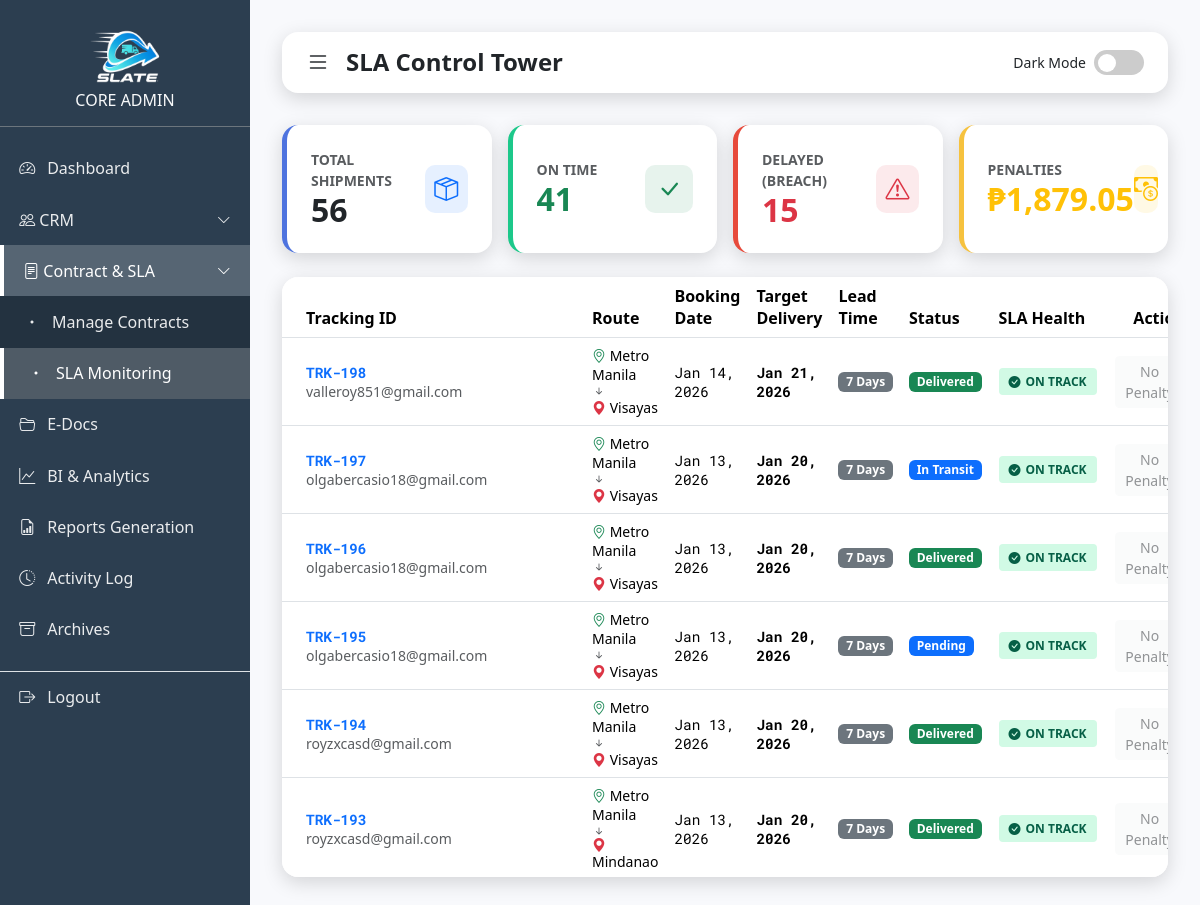
The app's page /admin_shipments.php (signed in) with its own data.
### tables this page shows
CREATE TABLE `shipments` (
  `id` int(11) NOT NULL,
  `contract_number` varchar(50) DEFAULT NULL,
  `user_id` int(11) NOT NULL,
  `sender_name` varchar(100) NOT NULL,
  `sender_contact` varchar(50) DEFAULT NULL,
  `receiver_name` varchar(100) NOT NULL,
  `receiver_contact` varchar(50) DEFAULT NULL,
  `origin_address` varchar(255) DEFAULT NULL,
  `destination_address` varchar(255) DEFAULT NULL,
  `specific_address` text DEFAULT NULL,
  `address` varchar(255) DEFAULT NULL,
  `weight` decimal(10,2) NOT NULL,
  `package_type` varchar(50) DEFAULT NULL,
  `package_description` text NOT NULL,
  `distance_km` decimal(10,2) DEFAULT 0.00,
  `price` decimal(10,2) DEFAULT 0.00,
  `sla_agreement` text DEFAULT NULL,
  `payment_method` varchar(50) DEFAULT 'Unspecified',
  `bank_name` varchar(50) DEFAULT NULL,
  `status` varchar(50) DEFAULT 'Pending',
  `sla_status` enum('Met','Breached','Pending') DEFAULT 'Pending',
  `proof_image` varchar(255) DEFAULT NULL,
  `created_at` timestamp NOT NULL DEFAULT current_timestamp(),
  `ip_address` varchar(45) DEFAULT NULL,
  `ai_estimated_time` varchar(100) DEFAULT 'Calculating...',
  `target_delivery_date` datetime DEFAULT NULL,
  `rating` int(11) DEFAULT 0,
  `feedback_text` text DEFAULT NULL,
  `destination_island` varchar(50) DEFAULT 'Luzon'
);

### admin_shipments.php (the view, shortened to what this page needs)
<?php
include("connection.php");
$query = "SELECT * FROM shipments ORDER BY created_at DESC";
$result = mysqli_query($conn, $query);
$rulesArr = [];
$rQ = mysqli_query($conn, "SELECT * FROM sla_policies WHERE contract_id = 0");
while($r = mysqli_fetch_assoc($rQ)) {
    $rulesArr[$r['origin_group']][$r['destination_group']] = $r['max_days'];
}
$total_ontime = 0;
?>
<!DOCTYPE html>
<html lang="en">
<head>
  <link href="https://cdn.jsdelivr.net/npm/bootstrap@5.3.3/dist/css/bootstrap.min.css" rel="stylesheet">
  <link href="https://cdn.jsdelivr.net/npm/bootstrap-icons@1.11.3/font/bootstrap-icons.css" rel="stylesheet">
</head>
<body>
  <div class="sidebar" id="sidebar">
    <div>
      <div class="text-center p-3 border-bottom border-secondary">
        <img src="Remorig.png" alt="Logo" style="width: 100px;">
        <h6 class="mt-2 mb-0 text-light">CORE ADMIN</h6>
      </div>
      <nav class="mt-3">
        <a href="admin.php"><i class="bi bi-speedometer2"></i> Dashboard</a>
        <a href="#crmSubmenu" data-bs-toggle="collapse" class="d-flex justify-content-between">
            <span><i class="bi bi-people"></i> CRM</span><i class="bi bi-chevron-down small"></i>
        </a>
        <a href="#csmSubmenu" data-bs-toggle="collapse" class="d-flex justify-content-between active" aria-expanded="true">
            <span><i class="bi bi-file-text"></i> Contract & SLA</span><i class="bi bi-chevron-down small"></i>
        </a>
        <div class="collapse show" id="csmSubmenu" style="background: rgba(0,0,0,0.2);">
            <a href="admin_contracts.php" class="ps-4"><i class="bi bi-dot"></i> Manage Contracts</a>
            <a href="Admin_shipments.php" class="ps-4 active"><i class="bi bi-dot"></i> SLA Monitoring</a>
        </div>
        <a href="E-Doc.php"><i class="bi bi-folder2-open"></i> E-Docs</a>
        <a href="BIFA.php"><i class="bi bi-graph-up"></i> BI & Analytics</a>
        <a href="admin_reports.php"><i class="bi bi-file-earmark-bar-graph"></i> Reports Generation</a>
        <a href="activity-log.php"><i class="bi bi-clock-history"></i> Activity Log</a>
        <a href="Archive.php"><i class="bi bi-archive"></i> Archives</a>
        <a href="logout.php" class="border-top mt-3"><i class="bi bi-box-arrow-right"></i> Logout</a>
      </nav>
    </div>
  </div>
  <div class="content" id="mainContent">
    <div class="header">
      <div class="d-flex align-items-center gap-3">
        <i class="bi bi-list fs-4" id="hamburger" style="cursor: pointer;"></i>
        <h4 class="fw-bold mb-0">SLA Control Tower</h4>
      </div>
      <div class="d-flex align-items-center gap-2">
        <small>Dark Mode</small>
        <label class="theme-switch">
          <input type="checkbox" id="adminThemeToggle"><span class="slider"></span>
        </label>
      </div>
    </div>
    <div class="row g-3 mb-4">
        <div class="col-md-3">
            <div class="kpi-card" style="border-left-color: #4e73df;">
                <div>
                    <small class="text-muted fw-bold">TOTAL SHIPMENTS</small>
                    <h2 class="fw-bold m-0" id="kpi-total">0</h2>
                </div>
                <div class="kpi-icon bg-primary bg-opacity-10 text-primary"><i class="bi bi-box-seam"></i></div>
            </div>
        </div>
        <div class="col-md-3">
            <div class="kpi-card" style="border-left-color: #1cc88a;">
                <div>
                    <small class="text-muted fw-bold">ON TIME</small>
                    <h2 class="fw-bold m-0 text-success" id="kpi-ontime">0</h2>
                </div>
                <div class="kpi-icon bg-success bg-opacity-10 text-success"><i class="bi bi-check-lg"></i></div>
            </div>
        </div>
        <div class="col-md-3">
            <div class="kpi-card" style="border-left-color: #e74a3b;">
                <div>
                    <small class="text-muted fw-bold">DELAYED (BREACH)</small>
                    <h2 class="fw-bold m-0 text-danger" id="kpi-delayed">0</h2>
                </div>
                <div class="kpi-icon bg-danger bg-opacity-10 text-danger"><i class="bi bi-exclamation-triangle"></i></div>
            </div>
        </div>
        <div class="col-md-3">
            <div class="kpi-card" style="border-left-color: #f6c23e;">
                <div>
                    <small class="text-muted fw-bold">PENALTIES</small>
                    <h2 class="fw-bold m-0 text-warning" id="kpi-penalty">₱0</h2>
                </div>
                <div class="kpi-icon bg-warning bg-opacity-10 text-warning"><i class="bi bi-cash-coin"></i></div>
            </div>
        </div>
    </div>
    <div class="card p-0 overflow-hidden">
        <div class="table-responsive">
            <table class="table table-hover align-middle mb-0">
                <thead>
                    <tr>
                        <th class="ps-4">Tracking ID</th>
                        <th>Route</th>
                        <th>Booking Date</th>
                        <th>Target Delivery</th>
                        <th>Lead Time</th>
                        <th>Status</th>
                        <th>SLA Health</th>
                        <th class="text-end pe-4">Action</th>
                    </tr>
                </thead>
                <tbody>
                    <?php if(mysqli_num_rows($result) > 0): ?>
                        <?php while($row = mysqli_fetch_assoc($result)):
                            $origin = $row['origin_island'] ?? 'Metro Manila';
                            $dest = $row['destination_island'] ?? 'Visayas';
                            $sla_days = $rulesArr[$origin][$dest] ?? 7;
                            $book_date = strtotime($row['created_at']);
                            $target_date = strtotime("+$sla_days days", $book_date);
                            $now = time();
                            $is_delivered = ($row['status'] == 'Delivered');
                            $actual_end = $is_delivered ? strtotime($row['updated_at'] ?? $row['created_at']) : $now;
                            $days_diff = ceil(($target_date - $actual_end) / 60 / 60 / 24);
                            $sla_status = "";
                            $penalty = 0;
                            if ($actual_end > $target_date) {
                                $sla_status = '<span class="badge-sla sla-bad"><i class="bi bi-exclamation-circle-fill"></i> BREACHED</span>';
                                $penalty = ($row['price'] ?? 0) * 0.10;
                            } elseif ($days_diff <= 1 && !$is_delivered) {
                                $sla_status = '<span class="badge-sla sla-warn"><i class="bi bi-clock-history"></i> AT RISK</span>';
                                $total_ontime++;
                            } else {
                                $sla_status = '<span class="badge-sla sla-ok"><i class="bi bi-check-circle-fill"></i> ON TRACK</span>';
                                $total_ontime++;
                            }
                        ?>
                        <tr>
                            <td class="ps-4">
                                <div class="fw-bold text-primary mono">TRK-<?php echo $row['id']; ?></div>
                                <div class="small text-muted"><?php echo $row['sender_name']; ?></div>
                            </td>
                            <td>
                                <div class="d-flex flex-column small">
                                    <span><i class="bi bi-geo-alt text-success"></i> <?php echo $origin; ?></span>
                                    <span><i class="bi bi-arrow-down-short text-muted"></i></span>
                                    <span><i class="bi bi-geo-alt-fill text-danger"></i> <?php echo $dest; ?></span>
                                </div>
                            </td>
                            <td class="mono small"><?php echo date('M d, Y', $book_date); ?></td>
                            <td class="mono small fw-bold">
                                <?php echo date('M d, Y', $target_date); ?>
                            </td>
                            <td><span class="badge bg-secondary"><?php echo $sla_days; ?> Days</span></td>
                            <td>
                                <?php
                                    $st = $row['status'];
                                    $badge = ($st == 'Delivered') ? 'bg-success' : (($st == 'Cancelled') ? 'bg-danger' : 'bg-primary');
                                    echo "<span class='badge $badge'>$st</span>";
                                ?>
                            </td>
                            <td><?php echo $sla_status; ?></td>
                            <td class="text-end pe-4">
                                <?php if($penalty > 0): ?>
                                    <button class="btn btn-sm btn-outline-danger" title="Issue Refund">
                                        <i class="bi bi-cash"></i> -₱<?php echo number_format($penalty, 2); ?>
                                    </button>
                                <?php else: ?>
                                    <button class="btn btn-sm btn-light text-muted" disabled>No Penalty</button>
                                <?php endif; ?>
                            </td>
                        </tr>
                        <?php endwhile; ?>
                    <?php else: ?>
                        <tr><td colspan="8" class="text-center py-5 text-muted">No shipments found.</td></tr>
                    <?php endif; ?>
                </tbody>
            </table>
        </div>
    </div>
  </div>
</body>
</html>

### admin_shipments.php (style rules this page uses)
:root { --primary: #4e73df; --secondary: #f8f9fc; --dark-bg: #1e1e2f; --dark-card: #2b2b40; --light-text: #f8f9fa; --radius: 1rem; --shadow: 0 0.35rem 1.2rem rgba(0, 0, 0, 0.15); --status-ok: #10b981; --status-warn: #f59e0b; --status-bad: #ef4444; }
body { font-family: 'Segoe UI', system-ui, sans-serif; background-color: var(--secondary); transition: all 0.3s ease; }
.sidebar { width: 250px; height: 100vh; background: #2c3e50; color: white; position: fixed; top: 0; left: 0; display: flex; flex-direction: column; transition: 0.3s; z-index: 1000; }
.content { margin-left: 250px; padding: 2rem; transition: 0.3s; }
.sidebar a { display: flex; align-items: center; gap: 0.75rem; padding: 0.85rem 1.2rem; text-decoration: none; color: rgba(255,255,255,0.9); }
.sidebar a:hover, .sidebar a.active { background: rgba(255,255,255,0.2); border-left: 4px solid #fff; color: white; }
.header { background: white; border-radius: var(--radius); box-shadow: var(--shadow); padding: 1rem 1.5rem; display: flex; justify-content: space-between; align-items: center; margin-bottom: 2rem; }
.card { border: none; border-radius: var(--radius); padding: 1.5rem; background: white; box-shadow: var(--shadow); margin-bottom: 1.5rem; }
.theme-switch { width: 50px; height: 25px; position: relative; display: inline-block; }
.slider { position: absolute; cursor: pointer; inset: 0; background-color: #ccc; border-radius: 34px; transition: .4s; }
.slider:before { position: absolute; content: ""; height: 18px; width: 18px; left: 4px; bottom: 3px; background-color: white; border-radius: 50%; transition: .4s; }
.mono { font-family: 'Roboto Mono', monospace; font-size: 0.9em; }
.table-responsive { max-height: 600px; overflow-y: auto; }
thead th { position: sticky; top: 0; background: #f8f9fc; z-index: 1; }
.kpi-card { background: white; border-radius: var(--radius); padding: 1.5rem; box-shadow: var(--shadow); height: 100%; display: flex; align-items: center; justify-content: space-between; border-left: 5px solid transparent; }
.kpi-icon { width: 48px; height: 48px; border-radius: 10px; display: flex; align-items: center; justify-content: center; font-size: 1.5rem; }
.badge-sla { padding: 5px 10px; border-radius: 4px; font-weight: 600; font-size: 0.75rem; text-transform: uppercase; display: inline-flex; align-items: center; gap: 5px; }
.sla-ok { background: #d1fae5; color: #065f46; }

### records on screen
shipments: id "198", sender_name "valleroy851@gmail.com", origin "Metro Manila", destination_island "Visayas", created_at "Jan 14, 2026", date('M d, Y', $target_date) "Jan 21, 2026", destination_island "7", status "Delivered", shows "ON TRACK"
shipments: id "197", sender_name "olgabercasio18@gmail.com", origin "Metro Manila", destination_island "Visayas", created_at "Jan 13, 2026", date('M d, Y', $target_date) "Jan 20, 2026", destination_island "7", status "In Transit", shows "ON TRACK"
shipments: id "196", sender_name "olgabercasio18@gmail.com", origin "Metro Manila", destination_island "Visayas", created_at "Jan 13, 2026", date('M d, Y', $target_date) "Jan 20, 2026", destination_island "7", status "Delivered", shows "ON TRACK"
shipments: id "195", sender_name "olgabercasio18@gmail.com", origin "Metro Manila", destination_island "Visayas", created_at "Jan 13, 2026", date('M d, Y', $target_date) "Jan 20, 2026", destination_island "7", status "Pending", shows "ON TRACK"
shipments: id "194", sender_name "royzxcasd@gmail.com", origin "Metro Manila", destination_island "Visayas", created_at "Jan 13, 2026", date('M d, Y', $target_date) "Jan 20, 2026", destination_island "7", status "Delivered", shows "ON TRACK"
shipments: id "193", sender_name "royzxcasd@gmail.com", origin "Metro Manila", destination_island "Mindanao", created_at "Jan 13, 2026", date('M d, Y', $target_date) "Jan 20, 2026", destination_island "7", status "Delivered", shows "ON TRACK"
